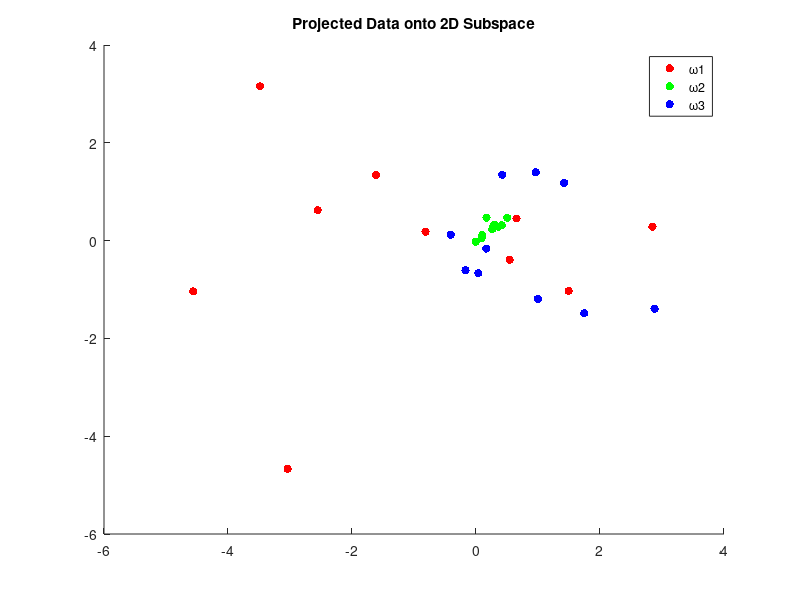

The MATLAB source for this figure: (Note: this script raises an error after producing the figure.)
clear ;
clc ;

data_w1 = [
    0.42 -0.2 1.3 0.39 -1.6 -0.029 -0.23 0.27 -1.9 0.87;
    -0.087 -3.3 -0.32 0.71 -5.3 0.89 1.9 -0.3 0.76 -1;
    0.58 -3.4 1.7 0.23 -0.15 -4.7 2.2 -0.87 -2.1 -2.6];
data_w2 = [
    -0.4 -0.31 0.38 -0.15 -0.35 0.17 -0.011 -0.27 -0.065 -0.12;
    0.58 0.27 0.055 0.53 0.47 0.69 0.55 0.61 0.49 0.054;
    0.089 -0.04 -0.035 0.011 0.034 0.1 -0.18 0.12 0.0012 -0.063];
data_w3 = [
    0.83 1.1 -0.44 0.047 0.28 -0.39 0.34 -0.3 1.1 0.18;
    1.6 1.6 -0.41 -0.45 0.35 -0.48 -0.079 -0.22 1.2 -0.11;
    -0.014 0.48 0.32 1.4 3.1 0.11 0.14 2.2 -0.46 -0.49];

data = [data_w1 data_w2 data_w3] ;

% (a)
mean_vec = zeros(3 , 1) ;
for i = 1:3
    mean_vec(i) = mean(data(i,:)) ;
end

% disp(mean_vec)

S = zeros(3 , 3) ;
for j = 1:30
    dif = data(:,j) - mean_vec(:) ;
    S = S + dif * dif' ;
end

disp('(a)')
disp('Scatter Matrix:') ;
disp(S) ;

% (b)
[eigenvectors, eigenvalues] = eig(S);
[eigenvalues_sorted, idx] = sort(diag(eigenvalues), 'descend');
principal_eigenvectors = eigenvectors(:, idx(1:2)); % Top 2 eigenvectors

disp("")
disp('(b)')
disp('Eigenvalues:');
disp(eigenvalues_sorted(1:2));
disp('Corresponding Eigenvectors:');
disp(principal_eigenvectors);

% (c)
% ak = e'(xk - m)
a = zeros(2 , 30) ;
for e = 1:2
    eigenvector = principal_eigenvectors(:,e) ;
    for i = 1:30
        a(e,i) = eigenvector' * (data(:,i) - mean_vec);
    end
end

% Plot projected data
figure;
scatter(a(1,1:10), a(2,1:10), 'r', 'filled'); 
hold on ;
scatter(a(1,11:20), a(2,11:20), 'g', 'filled');
hold on ;
scatter(a(1,21:30), a(2,21:30), 'b', 'filled');
hold on ;
title('Projected Data onto 2D Subspace');
legend({'ω1', 'ω2', 'ω3'});

% (d)
disp("")
disp('(d)')
predict(a)